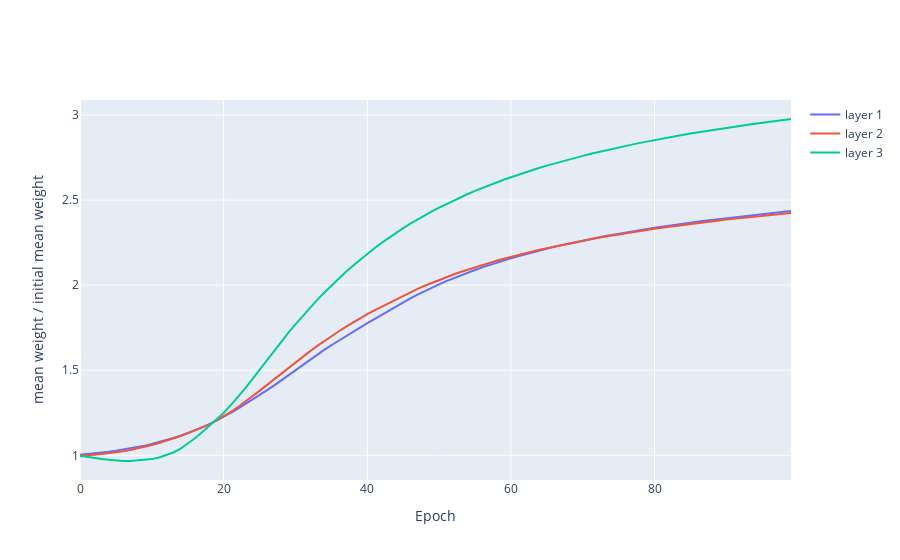

Notebook code for this chart:
### Code cell
fig = go.Figure()
for i in range(1,5):
    fig.add_trace(
        go.Scatter(y=output[f'Linear_{i}_mean_weight'], name=f'layer {i}')
    )
fig.update_layout(xaxis_title='Epoch', yaxis_title='mean weight / initial mean weight')
fig
